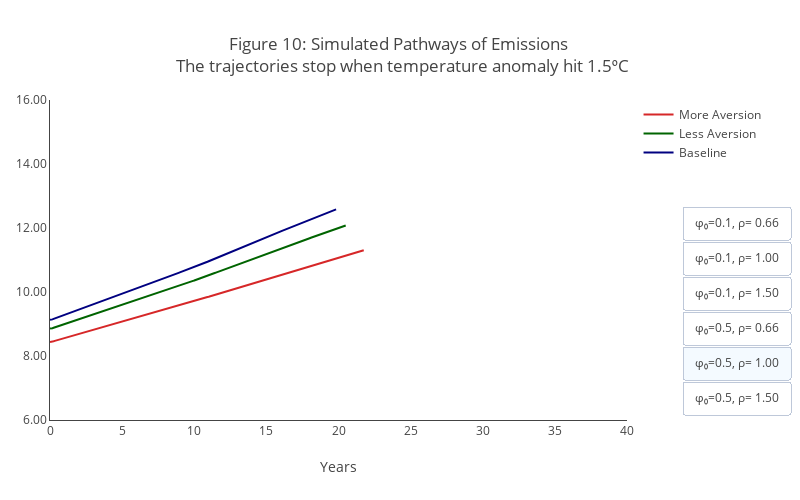

Notebook code cell kept with this figure:
### Code cell
from src.plot import plot_simulatedpath_full2, plot_simulatedpath_uncer_decomp2


graph_title = """Figure 10: Simulated Pathways of Emissions <br> The trajectories stop when temperature anomaly hit 1.5ᵒC """
plot_simulatedpath_full2(graph_type="e", graph_title = graph_title, yaxis_label="", graph_range=[6,16], before15=True)

### Figure 1 — Plotly figure (JSON) as saved in the notebook; plotly's stock layout.template omitted (floating-point values rounded to 4 significant figures; data arrays with more than 128 entries replaced by an {"elided": "..."} marker saying what was removed)
{"data": [{"line": {"color": "#d62728"}, "name": "More Aversion", "showlegend": false, "type": "scatter", "visible": false, "x": {"elided": "333 float values"}, "y": {"elided": "333 float values"}}, {"line": {"color": "darkgreen"}, "name": "Less Aversion", "showlegend": false, "type": "scatter", "visible": false, "x": {"elided": "296 float values"}, "y": {"elided": "296 float values"}}, {"line": {"color": "navy"}, "name": "Baseline", "showlegend": false, "type": "scatter", "visible": false, "x": {"elided": "269 float values"}, "y": {"elided": "269 float values"}}, {"line": {"color": "#d62728"}, "name": "More Aversion", "showlegend": false, "type": "scatter", "visible": false, "x": {"elided": "333 float values"}, "y": {"elided": "333 float values"}}, {"line": {"color": "darkgreen"}, "name": "Less Aversion", "showlegend": false, "type": "scatter", "visible": false, "x": {"elided": "299 float values"}, "y": {"elided": "299 float values"}}, {"line": {"color": "navy"}, "name": "Baseline", "showlegend": false, "type": "scatter", "visible": false, "x": {"elided": "270 float values"}, "y": {"elided": "270 float values"}}, {"line": {"color": "#d62728"}, "name": "More Aversion", "showlegend": false, "type": "scatter", "visible": false, "x": {"elided": "323 float values"}, "y": {"elided": "323 float values"}}, {"line": {"color": "darkgreen"}, "name": "Less Aversion", "showlegend": false, "type": "scatter", "visible": false, "x": {"elided": "297 float values"}, "y": {"elided": "297 float values"}}, {"line": {"color": "navy"}, "name": "Baseline", "showlegend": false, "type": "scatter", "visible": false, "x": {"elided": "273 float values"}, "y": {"elided": "273 float values"}}, {"line": {"color": "#d62728"}, "name": "More Aversion", "showlegend": false, "type": "scatter", "visible": false, "x": {"elided": "258 float values"}, "y": {"elided": "258 float values"}}, {"line": {"color": "darkgreen"}, "name": "Less Aversion", "showlegend": false, "type": "scatter", "visible": false, "x": {"elided": "243 float values"}, "y": {"elided": "243 float values"}}, {"line": {"color": "navy"}, "name": "Baseline", "showlegend": false, "type": "scatter", "visible": false, "x": {"elided": "233 float values"}, "y": {"elided": "233 float values"}}, {"line": {"color": "#d62728"}, "name": "More Aversion", "showlegend": true, "type": "scatter", "visible": true, "x": {"elided": "262 float values"}, "y": {"elided": "262 float values"}}, {"line": {"color": "darkgreen"}, "name": "Less Aversion", "showlegend": true, "type": "scatter", "visible": true, "x": {"elided": "247 float values"}, "y": {"elided": "247 float values"}}, {"line": {"color": "navy"}, "name": "Baseline", "showlegend": true, "type": "scatter", "visible": true, "x": {"elided": "239 float values"}, "y": {"elided": "239 float values"}}, {"line": {"color": "#d62728"}, "name": "More Aversion", "showlegend": false, "type": "scatter", "visible": false, "x": {"elided": "263 float values"}, "y": {"elided": "263 float values"}}, {"line": {"color": "darkgreen"}, "name": "Less Aversion", "showlegend": false, "type": "scatter", "visible": false, "x": {"elided": "251 float values"}, "y": {"elided": "251 float values"}}, {"line": {"color": "navy"}, "name": "Baseline", "showlegend": false, "type": "scatter", "visible": false, "x": {"elided": "245 float values"}, "y": {"elided": "245 float values"}}], "layout": {"barmode": "overlay", "height": 500, "margin": {"l": 50, "r": 0}, "plot_bgcolor": "white", "title": {"text": "Figure 10: Simulated Pathways of Emissions <br> The trajectories stop when temperature anomaly hit 1.5ᵒC "}, "updatemenus": [{"active": 4, "buttons": [{"args": [{"showlegend": [true, true, true, false, false, false, false, false, false, false, false, false, false, false, false, false, false, false, false, false, false, false, false, false, false, false, false, false, false, false, false, false, false, false, false, false, false, false, false, false, false, false, false, false, false, false, false, false], "visible": [true, true, true, false, false, false, false, false, false, false, false, false, false, false, false, false, false, false, false, false, false, false, false, false, false, false, false, false, false, false, false, false, false, false, false, false, false, false, false, false, false, false, false, false, false, false, false, false]}], "label": "φ₀=0.1, ρ= 0.66", "method": "update"}, {"args": [{"showlegend": [false, false, false, true, true, true, false, false, false, false, false, false, false, false, false, false, false, false, false, false, false, false, false, false, false, false, false, false, false, false, false, false, false, false, false, false, false, false, false, false, false, false, false, false, false, false, false, false], "visible": [false, false, false, true, true, true, false, false, false, false, false, false, false, false, false, false, false, false, false, false, false, false, false, false, false, false, false, false, false, false, false, false, false, false, false, false, false, false, false, false, false, false, false, false, false, false, false, false]}], "label": "φ₀=0.1, ρ= 1.00", "method": "update"}, {"args": [{"showlegend": [false, false, false, false, false, false, true, true, true, false, false, false, false, false, false, false, false, false, false, false, false, false, false, false, false, false, false, false, false, false, false, false, false, false, false, false, false, false, false, false, false, false, false, false, false, false, false, false], "visible": [false, false, false, false, false, false, true, true, true, false, false, false, false, false, false, false, false, false, false, false, false, false, false, false, false, false, false, false, false, false, false, false, false, false, false, false, false, false, false, false, false, false, false, false, false, false, false, false]}], "label": "φ₀=0.1, ρ= 1.50", "method": "update"}, {"args": [{"showlegend": [false, false, false, false, false, false, false, false, false, true, true, true, false, false, false, false, false, false, false, false, false, false, false, false, false, false, false, false, false, false, false, false, false, false, false, false, false, false, false, false, false, false, false, false, false, false, false, false], "visible": [false, false, false, false, false, false, false, false, false, true, true, true, false, false, false, false, false, false, false, false, false, false, false, false, false, false, false, false, false, false, false, false, false, false, false, false, false, false, false, false, false, false, false, false, false, false, false, false]}], "label": "φ₀=0.5, ρ= 0.66", "method": "update"}, {"args": [{"showlegend": [false, false, false, false, false, false, false, false, false, false, false, false, true, true, true, false, false, false, false, false, false, false, false, false, false, false, false, false, false, false, false, false, false, false, false, false, false, false, false, false, false, false, false, false, false, false, false, false], "visible": [false, false, false, false, false, false, false, false, false, false, false, false, true, true, true, false, false, false, false, false, false, false, false, false, false, false, false, false, false, false, false, false, false, false, false, false, false, false, false, false, false, false, false, false, false, false, false, false]}], "label": "φ₀=0.5, ρ= 1.00", "method": "update"}, {"args": [{"showlegend": [false, false, false, false, false, false, false, false, false, false, false, false, false, false, false, true, true, true, false, false, false, false, false, false, false, false, false, false, false, false, false, false, false, false, false, false, false, false, false, false, false, false, false, false, false, false, false, false], "visible": [false, false, false, false, false, false, false, false, false, false, false, false, false, false, false, true, true, true, false, false, false, false, false, false, false, false, false, false, false, false, false, false, false, false, false, false, false, false, false, false, false, false, false, false, false, false, false, false]}], "label": "φ₀=0.5, ρ= 1.50", "method": "update"}], "pad": {"b": 10, "r": 10, "t": 10}, "showactive": true, "type": "buttons", "x": 1.3, "y": 0.7}], "width": 800, "xaxis": {"range": [0, 40], "showgrid": false, "showline": true, "title": {"text": "Years"}}, "yaxis": {"range": [6, 16], "showgrid": false, "showline": true, "tickformat": ".2f", "title": {"text": ""}}}}
